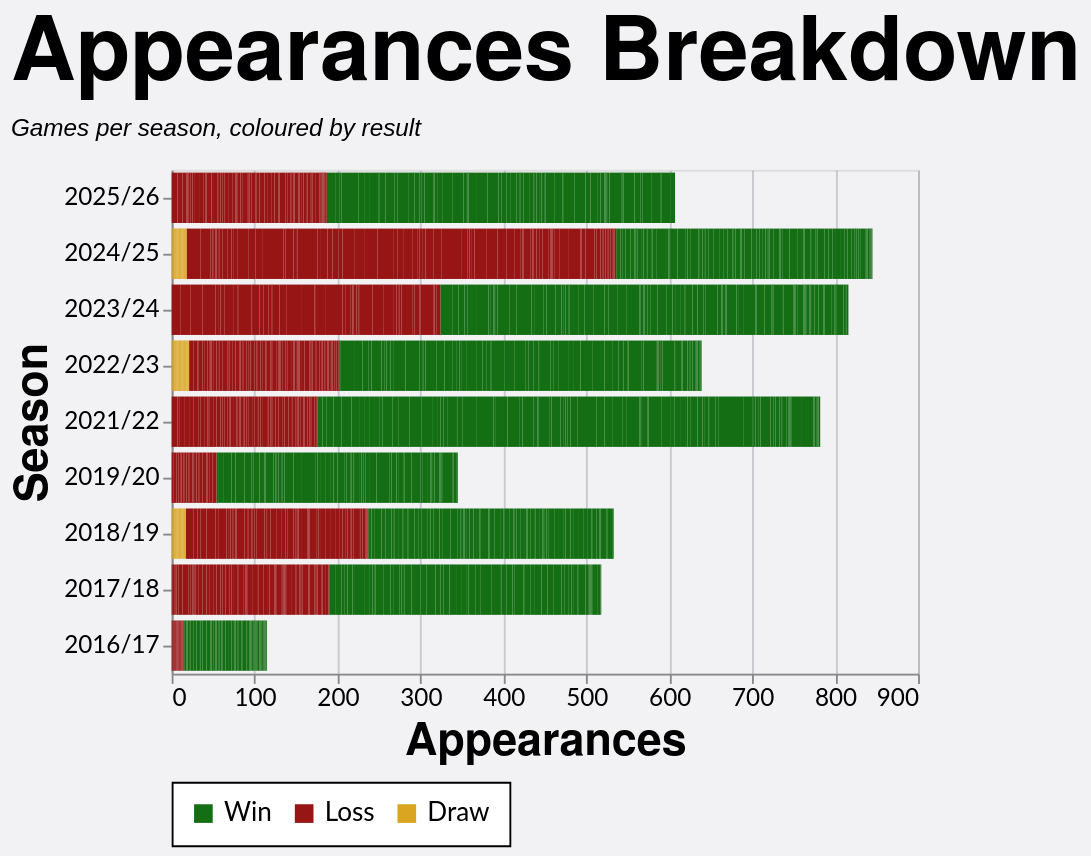

Vega-Lite specification for this chart:
### Vega-Lite specification from a JSON file in a GitHub repository (floating-point values rounded to 4 significant figures; data arrays with more than 128 entries replaced by an {"elided": "..."} marker saying what was removed)
{"config": {"axis": {"labelFont": "Lato, sans-serif", "titleFont": "PT Sans Narrow, Helvetica Neue, Helvetica, Arial, sans-serif", "labelFontSize": 13, "titleFontSize": 24, "gridColor": "#202947", "gridOpacity": 0.2}, "header": {"labelFont": "PT Sans Narrow, Helvetica Neue, Helvetica, Arial, sans-serif", "titleFont": "PT Sans Narrow, Helvetica Neue, Helvetica, Arial, sans-serif", "labelFontSize": 24, "titleFontSize": 28, "labelFontWeight": "bold", "orient": "left"}, "legend": {"labelFont": "Lato, sans-serif", "titleFont": "PT Sans Narrow, Helvetica Neue, Helvetica, Arial, sans-serif", "labelFontSize": 14, "titleFontSize": 16, "titlePadding": 5, "fillColor": "white", "strokeColor": "black", "padding": 10, "titleFontWeight": "lighter", "titleFontStyle": "italic", "titleColor": "gray", "offset": 10}, "title": {"font": "PT Sans Narrow, Helvetica Neue, Helvetica, Arial, sans-serif", "fontSize": 48, "fontWeight": "bold", "anchor": "start", "align": "center", "titlePadding": 20, "subtitlePadding": 10, "subtitleFontSize": 13, "subtitleColor": "", "subtitleFontStyle": "italic", "offset": 15, "color": "black"}, "axisX": {"labelAngle": 0}, "facet": {"title": null, "header": null, "align": {"row": "each", "column": "each"}}, "resolve": {"scale": {"y": "independent", "facet": "independent"}}, "background": "#f2f1f4"}, "data": {"name": "data-448844d40570e0641e6160b2da8cdb81"}, "mark": {"type": "bar"}, "encoding": {"color": {"field": "color_value", "legend": {"orient": "bottom", "title": null}, "scale": {"range": ["#146f14", "#981515", "goldenrod"]}, "sort": ["Win", "Loss", "Draw"], "type": "nominal"}, "tooltip": [{"field": "player", "title": "Player", "type": "nominal"}, {"field": "season", "title": "Season", "type": "nominal"}, {"field": "color_value", "title": "Group", "type": "nominal"}, {"aggregate": "sum", "field": "apps", "title": "Appearances", "type": "quantitative"}], "x": {"aggregate": "sum", "field": "apps", "title": "Appearances", "type": "quantitative"}, "y": {"field": "season", "sort": {"field": "season_sort", "op": "max", "order": "descending"}, "title": "Season", "type": "nominal"}}, "height": {"step": 30}, "title": {"text": "Appearances Breakdown", "subtitle": "Games per season, coloured by result"}, "width": 400, "$schema": "https://vega.github.io/schema/vega-lite/v5.20.1.json", "datasets": {"data-448844d40570e0641e6160b2da8cdb81": {"elided": "2417 records"}}}
